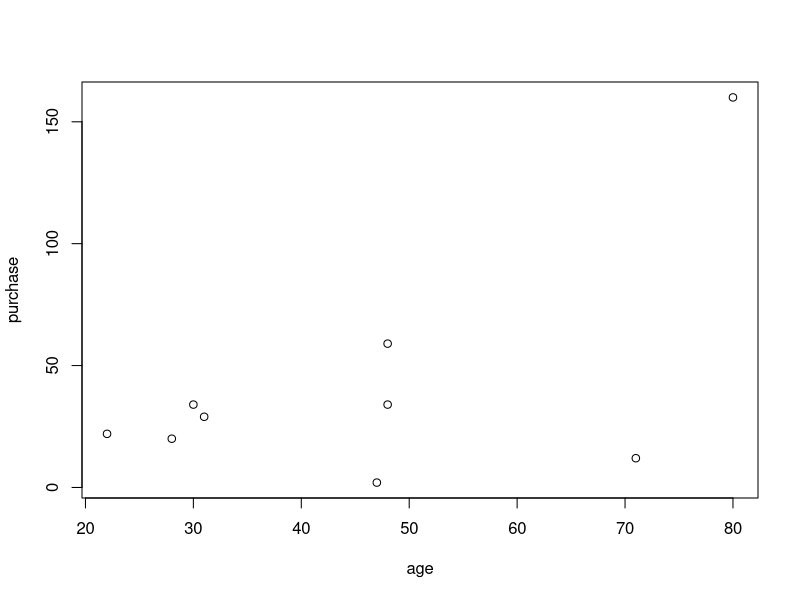
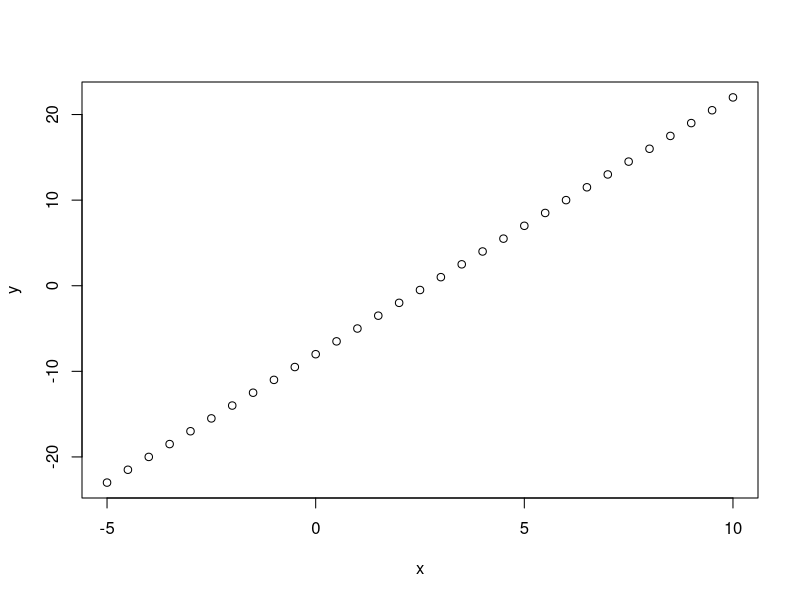
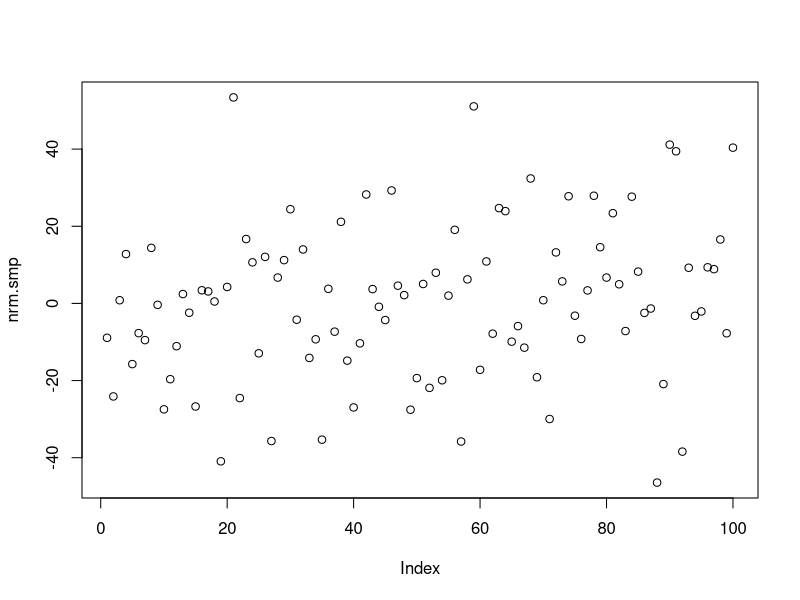
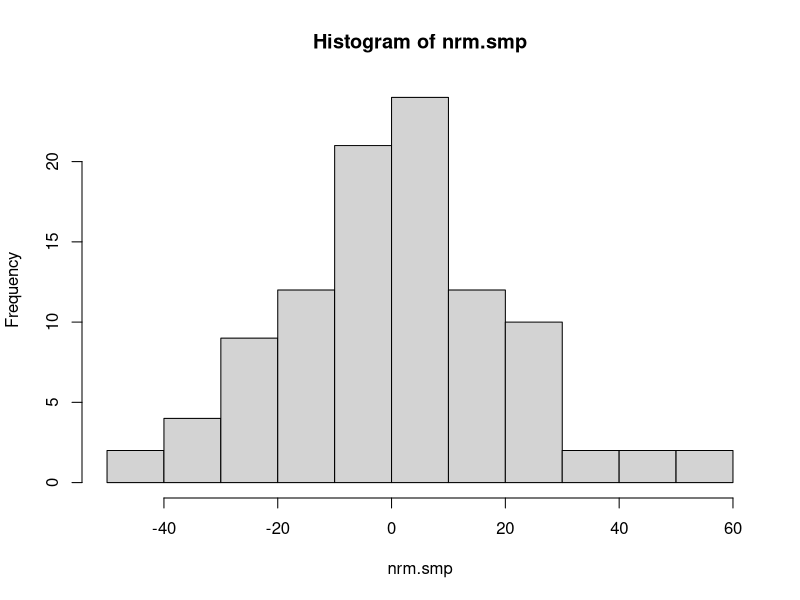
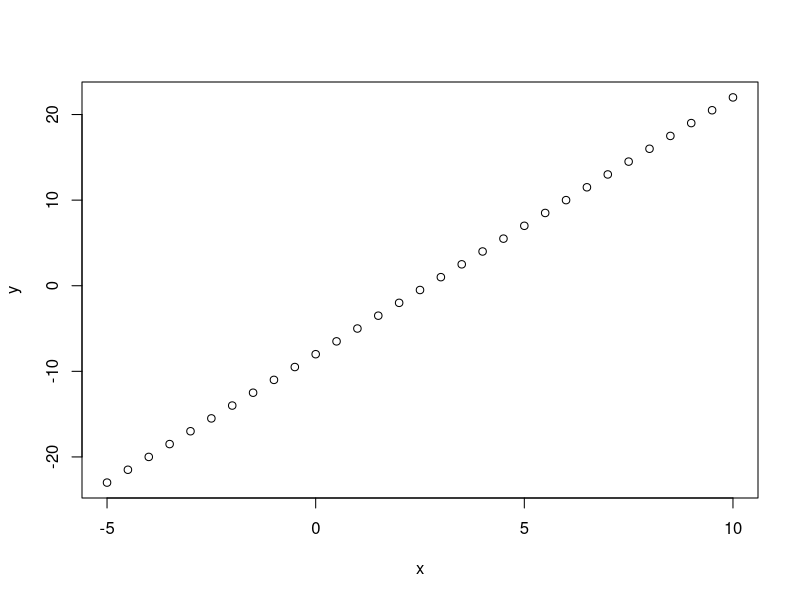
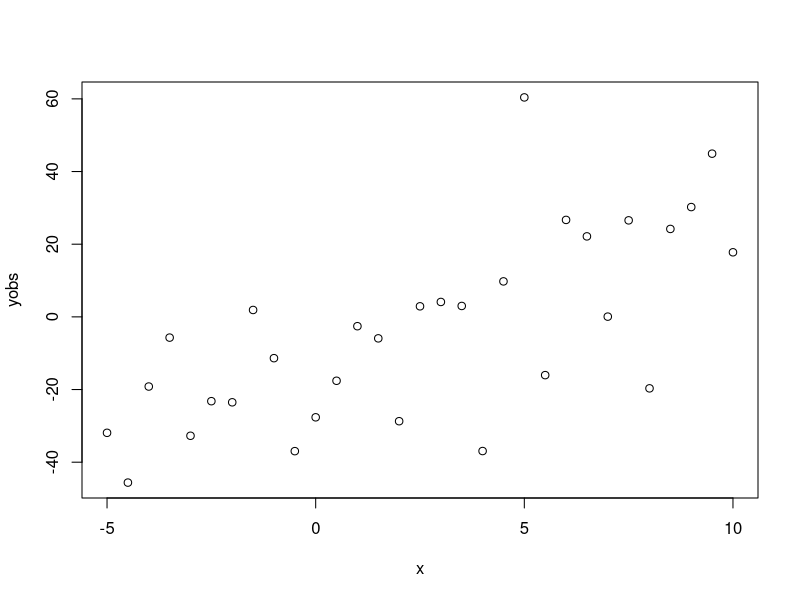
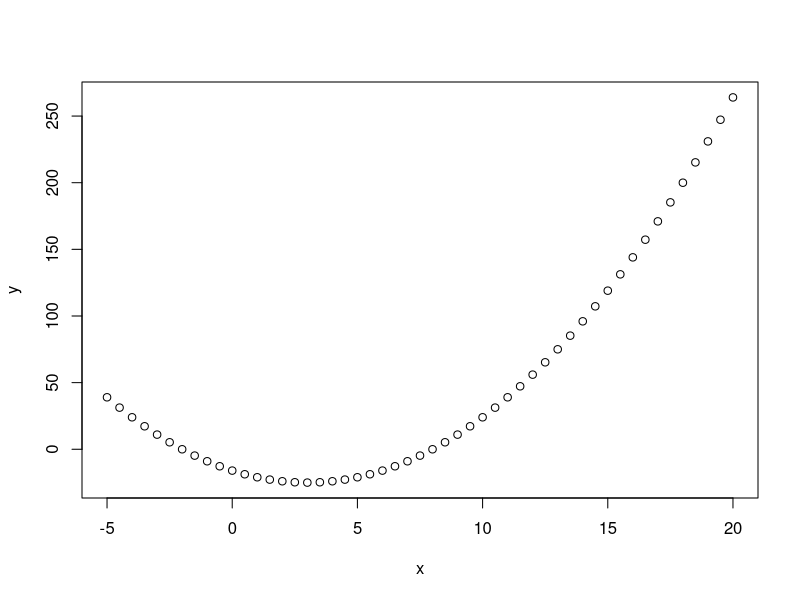
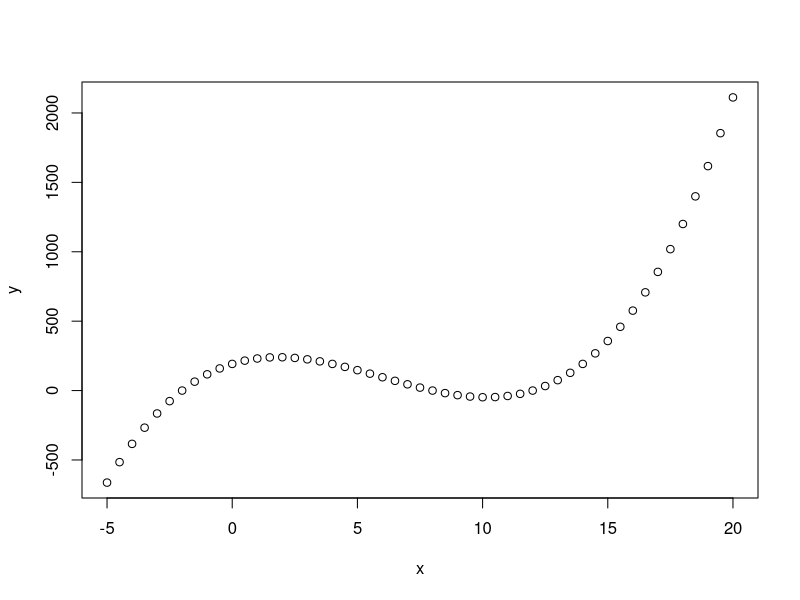

Recreate these plots in R, in order.

########################################################
# Simple Operations
########################################################
x = 1 + 2

1+2*3-5
(1+2)*3-5

x <- 4
x = 4

x + 1
y = x + x
y

x<- 1+2+3 + 4

2 + 2 -> y

y <- 100
z <- 20
x <- y - z
x
print(x)

income <- 100
taxes <- 20

########################################################
# INCORRECT Variable Names
########################################################
# net income <- income - taxes
# net-income <- income - taxes
# ca$h <- income - taxes

########################################################
# Multiple commands separated by ;
########################################################
income <- 200; taxes <- 30


########################################################
# Vector 
########################################################
age_person_1 <- 28
age_person_2 <- 48
age_person_3 <- 47
# ...and so on

age <- c(28, 48, 47, 71, 22, 80, 48, 30, 31)
purchase <- c(20, 59, 2, 12, 22, 160, 34, 34, 29)

distances <- c(687, 5076, 7270, 967, 6364, 1683, 9394, 5712, 5206,
               4317, 9411, 5625, 9725, 4977, 2730, 5648, 3818, 8241,
               5547, 1637, 4428, 8584, 2962, 5729, 5325, 4370, 5989,
               9030, 5532, 9623)
distances[7]
distances[10]

########################################################
# Vector indexing and length
########################################################
age[1]
age[5]

dist = seq(10,100,by = 10)
length(dist)
dist[7]
dist[10]

########################################################
# Visualize
########################################################
plot(age,purchase)

########################################################
# Covariance vs. Correlation
########################################################
age.mnt = age*12
age.dcd = age/10

cov(age,purchase)
cov(age.mnt,purchase)
cov(age,purchase)*12
cov(age.dcd,purchase)

cor(age,purchase)
cor(age.mnt,purchase)
cor(age.dcd,purchase)

########################################################
# Correlation: Person vs Spearman
########################################################
cov(age,purchase)
cor(age,purchase,method="spearman")

########################################################
# Spearman is Pearson applied on Rank 
########################################################
cor(rank(age),rank(purchase))

########################################################
# Sample Statistics: Mean, Variance, Standard Deviation
########################################################
x.bar = mean(age)
var.hat = var(age)
sd.hat = sd(age)

########################################################
# Calculate the Statistics: Sample Mean
########################################################
x.bar.2 = sum(age)/length(age)

########################################################
# Set Seed to have the same instant of random samples among users
########################################################
set.seed(1234)

########################################################
# Generating random samples from Normal distribution
########################################################
grades.smple = rnorm(20,75,15)

age.smp = abs(round(rnorm(9,mean(age),sd(age))))

age.smp

sort(age)

bookstore <- data.frame(age, purchase)

########################################################
# Generating perfect linear relationships 
########################################################
x = seq(-5,10,by=0.5)
y = -8 + 3*x
plot(x,y)

########################################################
# Generating and visualizing noise using Normal distribution
########################################################
set.seed(1000)
nrm.smp = rnorm(100,0,20)
plot(nrm.smp)
hist(nrm.smp)

########################################################
# Add noise to the perfect linear relationship and quantify the correlation
########################################################
set.seed(1000)
yobs = y + rnorm(length(x),0,20)

plot(x,y)
cor(x,y)
cor(x,y,method="spearman")

plot(x,yobs)
cor(x,yobs)
cor(x,yobs,method="spearman")

########################################################
# Simulate a p-order polynomial, here p = 2
########################################################
x = seq(-5,20,by=0.5)
y = (x-8)*(x+2)
plot(x,y)

cov(x,y)
cor(x,y)

########################################################
# Simulate a p-order polynomial, here p = 3
########################################################
x = seq(-5,20,by=0.5)
y = (x-8)*(x+2)*(x-12)
plot(x,y)

cov(x,y)
cor(x,y)



########################################################
